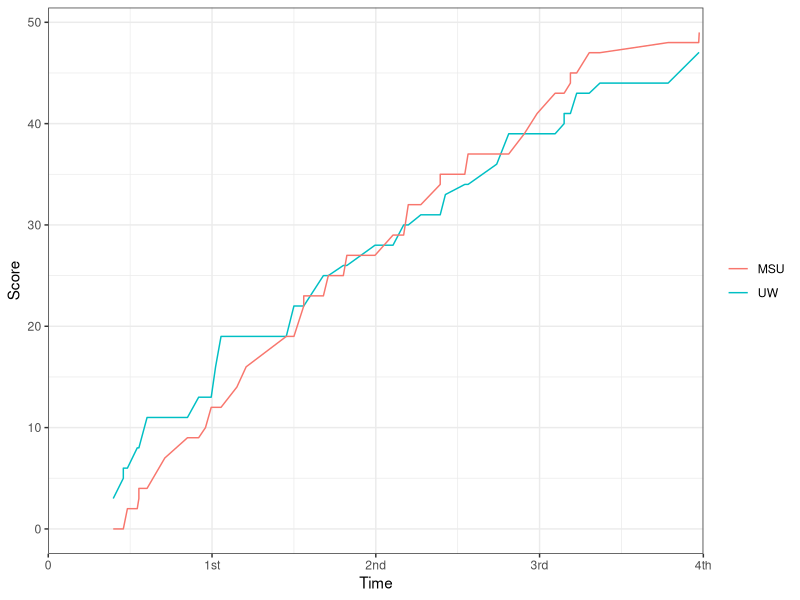

Write the R code that produced this figure. (Note: this script raises an error after producing the figure.)
##set working directory
setwd("~/Desktop/BIOS60125/Biocomputing-Exercise10/")
library(ggplot2)

#Assiganment1
game <- read.table("UWvMSU_1-22-13.txt", header=TRUE, sep="\t", stringsAsFactors=FALSE)
head(game)
##initialize four columns to store data
game$UWscore = 0
game$MSUscore = 0
game$UWsum = 0
game$MSUsum = 0

for(i in 1:nrow(game)){
  if(game$team[i] == "UW"){
    game$UWscore[i] = game$score[i]
    game$UWsum[i] = sum(game$UWscore[1:i])
  }
  else {
    game$MSUscore[i]= game$score[i]
    game$MSUsum[i]=sum(game$MSUscore[1:i])
  }
}

for (i in 2:nrow(game)){
  if (game$UWsum[i]==0){
    game$UWsum[i]=game$UWsum[i-1]
  }
  if (game$MSUsum[i]==0){
    game$MSUsum[i]=game$MSUsum[i-1]
  }
}

#add 0 at the beginning to make it more reasonable
#game[1+nrow(game),] = c(3,0,0,0,0,0,0)
#game[1+nrow(game),] = c(2,0,0,0,0,0,0)
#game[1+nrow(game),] = c(1,0,0,0,0,0,0)
#game[1+nrow(game),] = c(0,0,0,0,0,0,0)

ggplot(game, aes(x= time, y = "")) + 
  geom_line(aes(y = UWsum, col = "UW")) + 
  geom_line(aes(y = MSUsum, col = "MSU"))+
  theme_bw() +
  xlab("Time") +
  ylab("Score")+
  theme(legend.title=element_blank())+
  scale_x_continuous(limits = c(0,40),
                     expand = c(0,0),
                     n.breaks = 5,
                     labels = c("0","1st","2nd","3rd","4th"))

#Assignment2
## intialize the answer
answer <- sample(1:100,1)
#intialize the guess and count
guess <- -1
count <- 0
print("I'm thinking of a number 1-100")
while (count < 10) {
  guess <- readline("Guess: ")
  count = count + 1
  if(count == 10 && guess != answer){
      print("Game over!")
      break
  } 
  else if(strtoi(guess) < answer){
    print("Higher")
  }
  else if(strtoi(guess) > answer){
    print("Lower")
  }
  else if(strtoi(guess) == answer){
    print("Correct")
    break
  }
}
